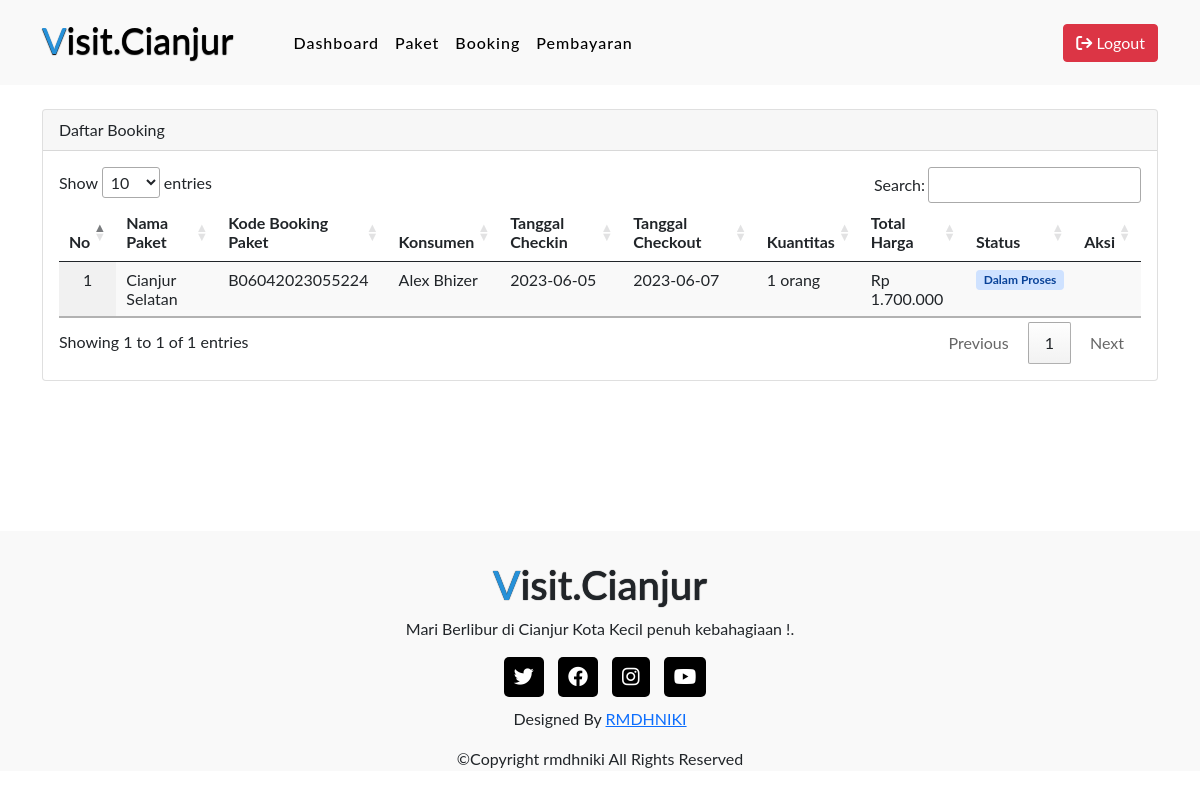
/admin/bookings/index.php (signed in), run on the app's committed database.
### tables this page shows
CREATE TABLE `bookings` (
  `id` int(11) NOT NULL,
  `user_id` int(11) NOT NULL,
  `package_id` int(11) NOT NULL,
  `code` varchar(191) NOT NULL,
  `check_in_date` date NOT NULL,
  `check_out_date` date NOT NULL,
  `quantity` int(11) NOT NULL,
  `total_price` varchar(191) NOT NULL,
  `status` int(11) NOT NULL COMMENT '0=pending, 1=proses, 2=sukses, 3=gagal'
);

CREATE TABLE `packages` (
  `id` int(11) NOT NULL,
  `name` varchar(191) NOT NULL,
  `description` longtext,
  `image` text NOT NULL,
  `price` varchar(191) NOT NULL,
  `rating` int(5) NOT NULL
);

CREATE TABLE `users` (
  `id` int(11) NOT NULL,
  `username` varchar(50) NOT NULL,
  `full_name` varchar(191) NOT NULL,
  `phone_number` varchar(15) DEFAULT NULL,
  `address` text,
  `password` varchar(191) NOT NULL,
  `level` enum('Admin','Pengguna') NOT NULL
);

### admin/bookings/index.php (called while the page is built, shortened)
<?php
require('../../function.php');
$bookings = getBookingAdmin();
require '../../views/partials/header.php';
require '../../views/partials/navbar.php';
require '../../views/admin/bookings/index.view.php';
require '../../views/partials/footer.php';

### function.php (called while the page is built, shortened)
<?php
function connectDB() {
    $host     = "localhost";
    $username = "root";
    $password = "";
    $database = "223040046_tubes";
    $conn = mysqli_connect($host, $username, $password, $database);
    return $conn;
}
function getBookingAdmin() {
    $conn = connectDB();
    $waitingPayment = '<span class="badge alert-warning">Menunggu Pembayaran</span>';
    $process = '<span class="badge alert-primary">Dalam Proses</span>';
    $success = '<span class="badge alert-success">Berhasil</span>';
    $void = '<span class="badge alert-danger">Dibatalkan</span>';
    $sql = "SELECT
        bookings.*,
        CASE
            WHEN status = 0 THEN '$waitingPayment'
            WHEN status = 1 THEN '$process'
            WHEN status = 2 THEN '$success'
            WHEN status = 3 THEN '$void'
        END AS booking_status,
        packages.name as package_name,
        full_name
    FROM bookings
    LEFT JOIN packages ON bookings.package_id = packages.id
    LEFT JOIN users ON bookings.user_id = users.id";
    $result = $conn->query($sql);
    if ($result && $result->num_rows > 0) {
      $records = $result->fetch_all(MYSQLI_ASSOC);
      return $records;
    } else {
      return array();
    }
}
function formatRupiah($angka) {
    $rupiah = number_format($angka, 0, ',', '.');
    return 'Rp ' . $rupiah;
}

### views/admin/bookings/index.view.php (the view, shortened to what this page needs)
<section>
    <div class="container mt-4">
        <div class="row justify-content-center">
            <div class="col-md-12">
                <div class="card">
                    <div class="card-header">
                        <div class="row">
                            <div class="col-6">Daftar Booking</div>
                        </div>
                    </div>
                    <div class="card-body">
                        <table class="table display myDataTable" style="width:100%">
                            <thead>
                                <tr>
                                    <th width="5" class="text-right">No</th>
                                    <th>Nama Paket</th>
                                    <th>Kode Booking Paket</th>
                                    <th>Konsumen</th>
                                    <th>Tanggal Checkin</th>
                                    <th>Tanggal Checkout</th>
                                    <th>Kuantitas</th>
                                    <th>Total Harga</th>
                                    <th>Status</th>
                                    <th class="text-center">Aksi</th>
                                </tr>
                            </thead>
                            <tbody>
                                <?php foreach($bookings as $key => $booking): ?>
                                <tr>
                                    <td class="text-center"><?= $key+1 ?></td>
                                    <td><?= $booking['package_name'] ?></td>
                                    <td><?= $booking['code'] ?></td>
                                    <td><?= $booking['full_name'] ?></td>
                                    <td><?= $booking['check_in_date'] ?></td>
                                    <td><?= $booking['check_out_date'] ?></td>
                                    <td><?= $booking['quantity'] ?> orang</td>
                                    <td><?= formatRupiah($booking['total_price']) ?></td>
                                    <th><?= $booking['booking_status'] ?></th>
                                    <td class="text-center">
                                    </td>
                                </tr>
                                <?php endforeach; ?>
                            </tbody>
                        </table>
                    </div>
                </div>
            </div>
        </div>
    </div>
</section>

### css/style.css (style rules this page uses)
* { margin: 0; padding: 0; box-sizing: border-box; text-decoration: none; list-style: none; scroll-behavior: smooth; font-family: "Lato", sans-serif; }

### data on the page
bookings: package.name "Cianjur Selatan", code "B06042023055224", user.full_name "Alex Bhizer", check_in_date "2023-06-05", check_out_date "2023-06-07", quantity "1", total_price "Rp 1.700.000", booking_status "Dalam Proses"
